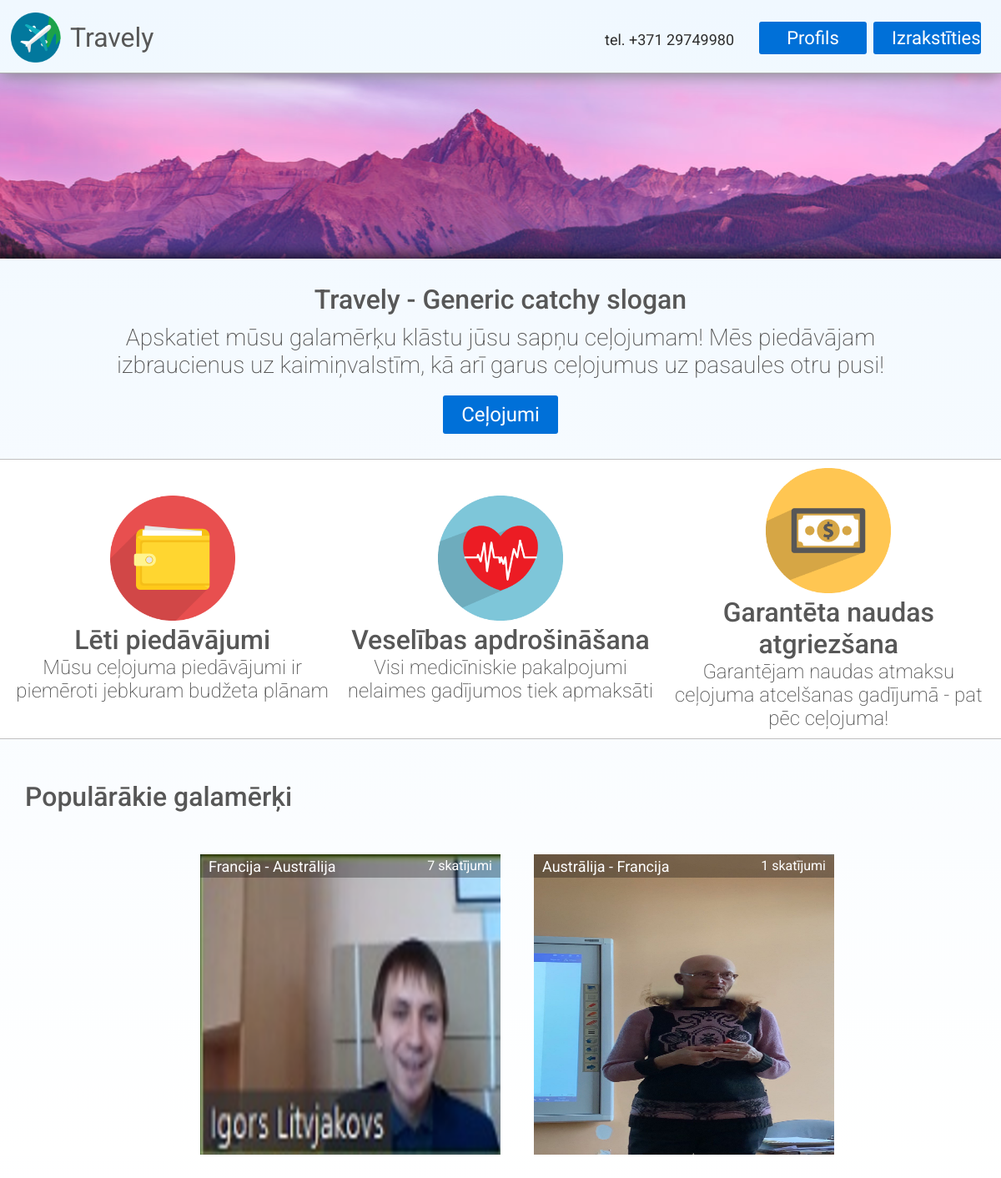
Screenshot of / (signed in) with the database file from the repository.
### models.py (models this page shows, shortened)
class Trip(db.Model):
    id = db.Column(db.Integer, primary_key=True)
    agency_id = db.Column(db.Integer, db.ForeignKey("agency.id"))
    country_from = db.Column(db.Integer)
    country_to = db.Column(db.Integer)
    date_from = db.Column(db.Date)
    date_to = db.Column(db.Date)
    description = db.Column(db.String(280))
    cost = db.Column(db.Float)
    ticket_amount = db.Column(db.Integer)
    views = db.Column(db.Integer)
    img_file = db.Column(db.String(20), nullable=False, default='default.jpg')

class Country(db.Model):
    id = db.Column(db.Integer, primary_key=True)
    country = db.Column(db.String(48), nullable=False)
    abbreviation = db.Column(db.String(2), nullable=False)

### main.py (the view)
@app.route('/')
def index():
    qry = Trip.query.order_by(desc(Trip.views)).limit(4)
    return render_template("index.html", top_trips=qry, countries = Country.query.all())

### templates/index.html (shortened to what this page needs)
<!DOCTYPE html>
<html lang="en">
<head>
    <link rel="stylesheet" href="../static/css/stylesheet.css">
</head>
<body>
    <div id="body-wrap">
        <header id="header-main">
            <a href="/" style="margin-left: 1%;"><img id="logo" src="../static/images/png.png" width="60" height="60" /></a>
            <a href="/" id="title">Travely</a>
            <a href="tel:+37129749980" id="number">tel. +371 29749980</h1>
            {% if session['user'] %}
                <a href="/profile" class="button" id="button-login" style="margin-right:8px;">Profils</a>
                <a href="/logout" class="button" id="button-login" style="margin-right: 2%;">Izrakstīties</a>
            {% else %}
                <a href="/login" class="button" id="button-login">Ieiet</a>
            {% endif %}
        </header>
        {% block content %}
            <div id="page-middle">
                <div id="search-bar-back">
                </div>
                <div id="about-us">
                    <h1 class="subtitle">Travely - Generic catchy slogan</h1>
                    <p class="about-us-desc">Apskatiet mūsu galamērķu klāstu jūsu sapņu ceļojumam! Mēs piedāvājam izbraucienus uz kaimiņvalstīm, kā arī garus ceļojumus uz pasaules otru pusi!</p>
                    <a href="/catalogue" class="button" id="button-trips">Ceļojumi</a>
                </div>
                <div id="guarantee">
                    <div id="guarantee-list-flexbox">
                        <div>
                            <img src="static/images/logo/wallet.png">
                            <h1>Lēti piedāvājumi</h1>
                            <p>Mūsu ceļojuma piedāvājumi ir piemēroti jebkuram budžeta plānam</p>
                        </div>
                        <div>
                            <img src="static/images/logo/heart.png">
                            <h1>Veselības apdrošināšana</h1>
                            <p>Visi medicīniskie pakalpojumi nelaimes gadījumos tiek apmaksāti</p>
                        </div>
                        <div>
                            <img src="static/images/logo/cash.png">
                            <h1>Garantēta naudas atgriezšana</h1>
                            <p>Garantējam naudas atmaksu ceļojuma atcelšanas gadījumā - pat pēc ceļojuma!</p>
                        </div>
                    </div>
                </div>
                <div id="travel-list">
                    <h1 class="sub-title">Populārākie galamērķi</h1>
                    <div id="travel-list-flexbox">
                        {% for trip in top_trips %}
                            <a class="trip" href="/reservation/{{ trip.id }}">
                                <div class="trip">
                                    <div class="trip-header">
                                        <span id="trip-header-title">{{ countries[trip.country_from - 1].country }} - {{ countries[trip.country_to - 1].country }}</span>
                                        <span id="trip-header-views">{{ trip.views }} skatījumi</span>
                                    </div>
                                    <img src="{{ url_for('static', filename='/images/destinations/' + trip.img_file) }}" class="trip-img">
                                </div>
                            </a>
                        {% endfor %}
                    </div>
                </div>
            </div>
        {% endblock %}
    </div>
</body>
</html>

### static/css/stylesheet.css (style rules this page uses)
* { margin:0; padding:0; }
body { font-family: 'Roboto', sans-serif; color:#575757; background-image: linear-gradient(aliceblue, white); background-repeat: no-repeat; }
h1 { font-weight: 500; }
p { font-weight: 200; }
a { text-decoration: none; }
a.button { display: inline-block; color: white !important; text-align: center; font-size: 22px !important; font-family: Thasadith; text-decoration: none; line-height: 42px; font-weight: normal !important; background-color: #0070D8; border-radius: 3px; padding-right: 22px; padding-left: 22px; padding-top: 2px; padding-bottom: 2px; }
#body-wrap { margin-left: auto; margin-right: auto; background-image: linear-gradient(aliceblue, white); background-repeat: no-repeat; max-width: 1919px; }
#logo { margin-top: 15px; margin-left: 1%; src: url(../images/background.png); }
#title { text-decoration: none; color: #575757; margin-left: 1%; vertical-align: text-bottom; font-weight: normal; font-size: 32px; line-height: 90px; }
#number { line-height: 96px; text-align:right; margin-left:auto; margin-right: 30px; font-size: 18px; color: #2e2e2e; }
#button-login { height:35px; width:85px; line-height: 35px; margin-top: 26px; margin-right:5%; border-radius: 3px; }
header { position: relative; display:flex; width: 100%; height: 75px; border-bottom: 1px solid #ADADAD; justify-content: center; box-shadow: 1px 1px 20px rgb(124, 124, 124); padding-bottom: 1%; }
#search-bar-back { display: flex; align-items: center; background-image: url(../images/search_bar_back_main.png); background-repeat: no-repeat; height: 222px; background-position: 50%; box-shadow: inset 0px -30px 20px -30px #000000; }
#about-us { text-align: center; margin-top: 30px; }
.subtitle { margin: 10px; }
.about-us-desc { font-size: 28px; margin-left: 10%; margin-right:10%; }
#button-trips { margin-top: 20px; font-size: 24px !important; }
#guarantee-list-flexbox { display: flex; justify-content: center; text-align:center; margin:50px; margin-top: 30px; margin-left: auto; margin-right: auto; background-color: #fffffff5; border-top: solid; border-bottom: solid; border-width: 1px; border-color: #c0c0c0; padding: 10px; }
#guarantee-list-flexbox div { width:450px; margin:auto; }
#guarantee-list-flexbox div p { font-size: 24px; }
#guarantee-list-flexbox div img { width:150px; height:150px; }
#travel-list-flexbox { display: flex; justify-content: center; margin:50px; width:auto; max-width: 1919px; }
.trip { margin:auto; width: 360px; height: 360px; margin-left: 20px; margin-right: 20px; -webkit-transition: all .2s; -moz-transition: all .2s; transition: all .2s; position: relative; z-index: 1; }
.trip-img { width: 100%; height: 100%; }
.trip-header { height: 28px; margin-bottom: -28px; z-index: 2; position: relative; display: flex; background-color: rgba(0, 0, 0, 0.3); padding-left: 10px; font-size: 20px; color: white; align-items: center; }
#trip-header-title { font-size: 18px; }
#trip-header-views { font-size: 16px !important; margin-left: auto; padding-right:10px; font-size: 16px; line-height: 16px; }
.sub-title { margin: 30px; }

### rows the page displays
Trip: country_from.country "Francija", country_to.country "Austrālija", views "7", img_file (picture)
Trip: country_from.country "Austrālija", country_to.country "Francija", views "1", img_file (picture)
